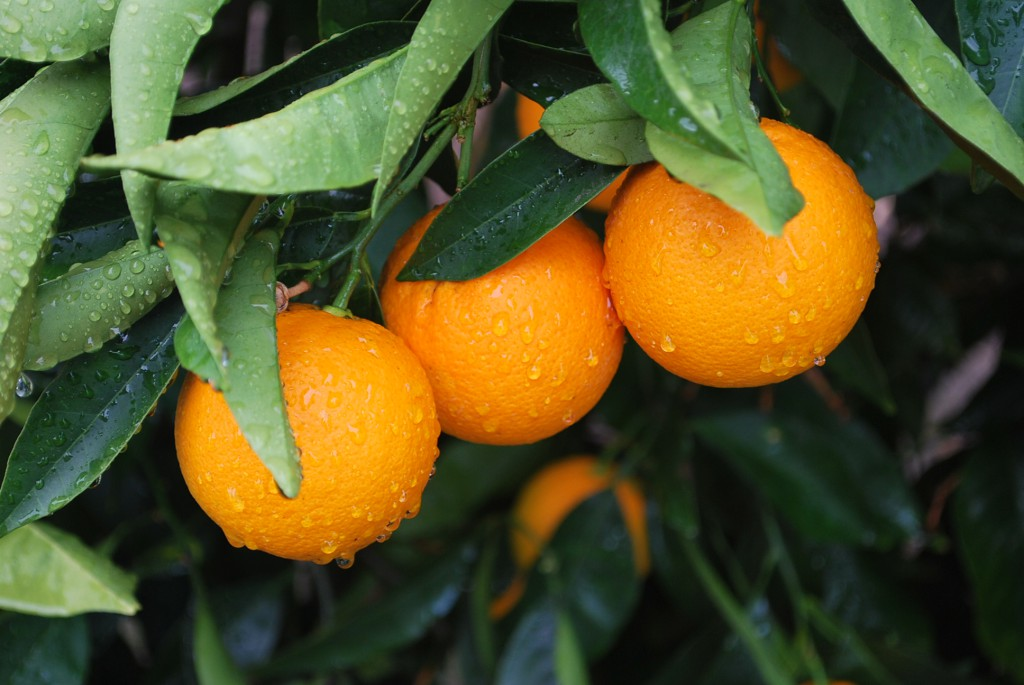
#> input picture lesson2/oranges.jpg, 1024 x 685 px
$ python part6.py
#> lines starting #> are read from the running program, lines starting #| are printed output that depends on the picture; after the words box and inside, x2 and y2 are one past the last pixel; in counts of white or black regions, pixels touching at a corner belong together
import cv2
import numpy as np

img = cv2.imread('oranges.jpg')
#> img is the input picture: shape (685, 1024, 3); mean B, G, R 39.2, 82.4, 85
color1 = (17,99,176)
color2 = (43,175,250)
mask = cv2.inRange(img,color1,color2)
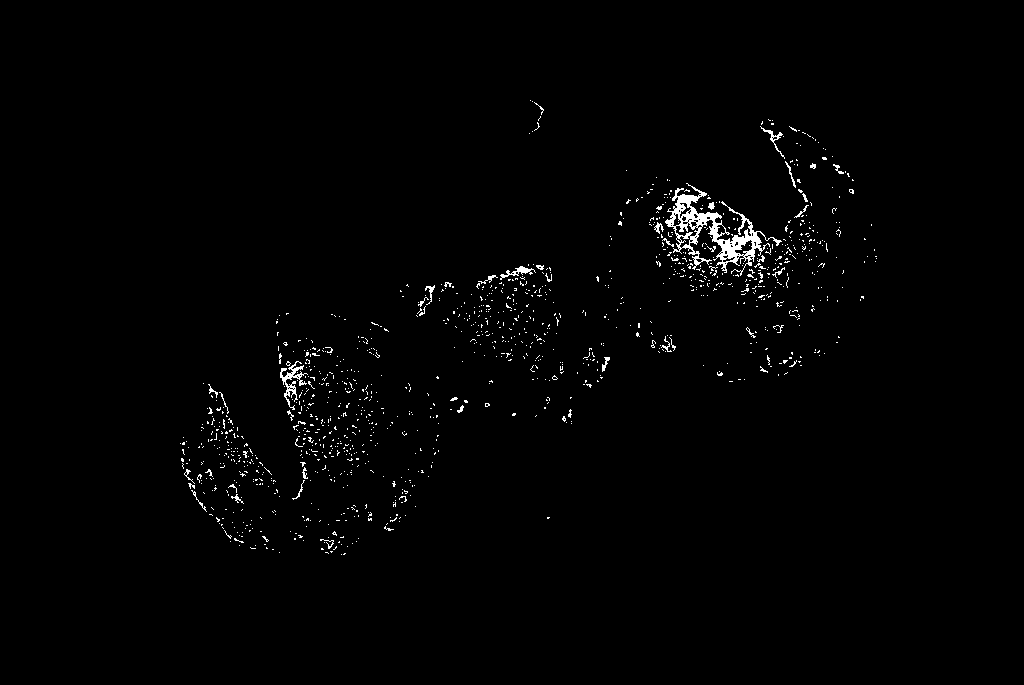
#> mask: shape (685, 1024); 1.2% white in thin lines or dots, all inside (x1, y1, x2, y2) = (180, 100, 877, 555)

cv2.imshow('mask',mask)
cv2.imshow('img',img)
cv2.waitKey(0)
